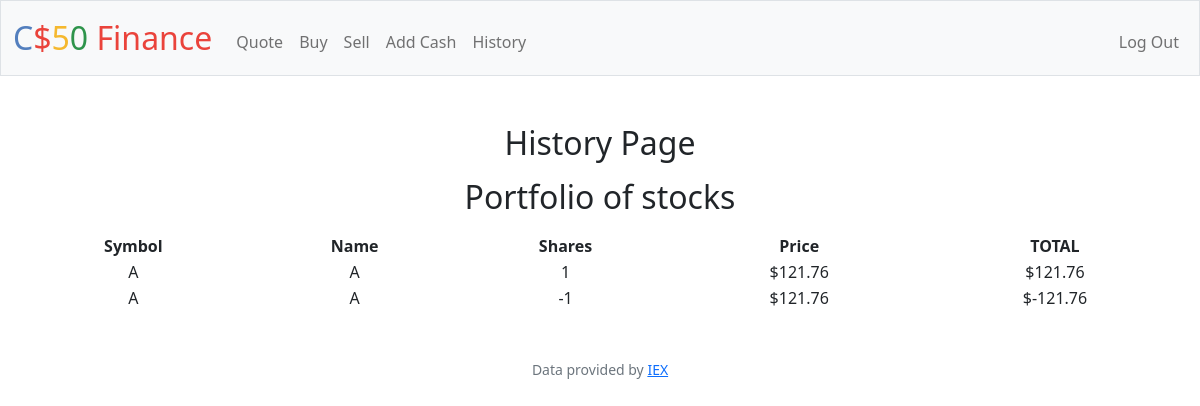
Screenshot of /history (signed in) with the database file from the repository.
### tables this page shows
CREATE TABLE buy_histories (
        id INTEGER PRIMARY KEY AUTOINCREMENT NOT NULL,
        symbol TEXT,
        name TEXT,
        shares NUMERIC,
        price NUMERIC,
        total NUMERIC,
        user_id INTEGER,
        FOREIGN KEY (user_id) REFERENCES users(id)
    );

### app.py (the view)
@app.route("/history")
@login_required
def history():
    history = db.execute("SELECT * FROM buy_histories")
    return render_template("history.html", history=history)

### app.py (called while the page is built)
@app.after_request
def after_request(response):
    response.headers["Cache-Control"] = "no-cache, no-store, must-revalidate"
    response.headers["Expires"] = 0
    response.headers["Pragma"] = "no-cache"
    return response

### helpers.py (called while the page is built)
def login_required(f):
    @wraps(f)
    def decorated_function(*args, **kwargs):
        if session.get("user_id") is None:
            return redirect("/login")
        return f(*args, **kwargs)
    return decorated_function

### templates/history.html (shortened to what this page needs)
{% extends "layout.html" %}
{% block main %}
<h2 class="mb-3">History Page</h2>
<h2 class="mb-3">Portfolio of stocks</h2>
<table style="width: 100%">
    <thead>
        <tr>
            <th>Symbol</th>
            <th>Name</th>
            <th>Shares</th>
            <th>Price</th>
            <th>TOTAL</th>
        </tr>
    </thead>
    <tbody>
        {% for item in history %}
        <tr>
            <td>{{ item.symbol }}</td>
            <td>{{ item.name }}</td>
            <td>{{ item.shares }}</td>
            <td>${{ '{:.2f}'.format(item.price) }}</td>
            <td>${{ '{:.2f}'.format(item.total) }}</td>
        </tr>
        {% endfor %}
    </tbody>
</table>
{% endblock %}

### templates/layout.html (shortened to what this page needs)
<!DOCTYPE html>
<html lang="en">
    <head>
        <link href="https://cdn.jsdelivr.net/npm/bootstrap@5.1.3/dist/css/bootstrap.min.css" rel="stylesheet">
        <link href="/static/styles.css" rel="stylesheet">
    </head>
    <body>
        <nav class="bg-light border navbar navbar-expand-md navbar-light">
            <div class="container-fluid">
                <a class="navbar-brand" href="/"><span class="blue">C</span><span class="red">$</span><span class="yellow">5</span><span class="green">0</span> <span class="red">Finance</span></a>
                <div class="collapse navbar-collapse" id="navbar">
                    {% if session["user_id"] %}
                        <ul class="navbar-nav me-auto mt-2">
                            <li class="nav-item"><a class="nav-link" href="/quote">Quote</a></li>
                            <li class="nav-item"><a class="nav-link" href="/buy">Buy</a></li>
                            <li class="nav-item"><a class="nav-link" href="/sell">Sell</a></li>
                            <li class="nav-item"><a class="nav-link" href="/add_cash">Add Cash</a></li>
                            <li class="nav-item"><a class="nav-link" href="/history">History</a></li>
                        </ul>
                        <ul class="navbar-nav ms-auto mt-2">
                            <li class="nav-item"><a class="nav-link" href="/logout">Log Out</a></li>
                        </ul>
                    {% else %}
                        <ul class="navbar-nav ms-auto mt-2">
                            <li class="nav-item"><a class="nav-link" href="/register">Register</a></li>
                            <li class="nav-item"><a class="nav-link" href="/login">Log In</a></li>
                        </ul>
                    {% endif %}
                </div>
            </div>
        </nav>
        <main class="container-fluid py-5 text-center">
            {% block main %}{% endblock %}
        </main>
        <footer class="mb-5 small text-center text-muted">
            Data provided by <a href="https://iexcloud.io/">IEX</a>
        </footer>
    </body>
</html>

### static/styles.css (style rules this page uses)
nav .navbar-brand { font-size: xx-large; }
nav .navbar-brand .blue { color: #537fbe; }
nav .navbar-brand .red { color: #ea433b; }
nav .navbar-brand .yellow { color: #f5b82e; }
nav .navbar-brand .green { color: #2e944b; }

### rows the page displays
buy_histories: symbol "A", name "A", shares "1", price "121.76", total "121.76"
buy_histories: symbol "A", name "A", shares "-1", price "121.76", total "-121.76"
